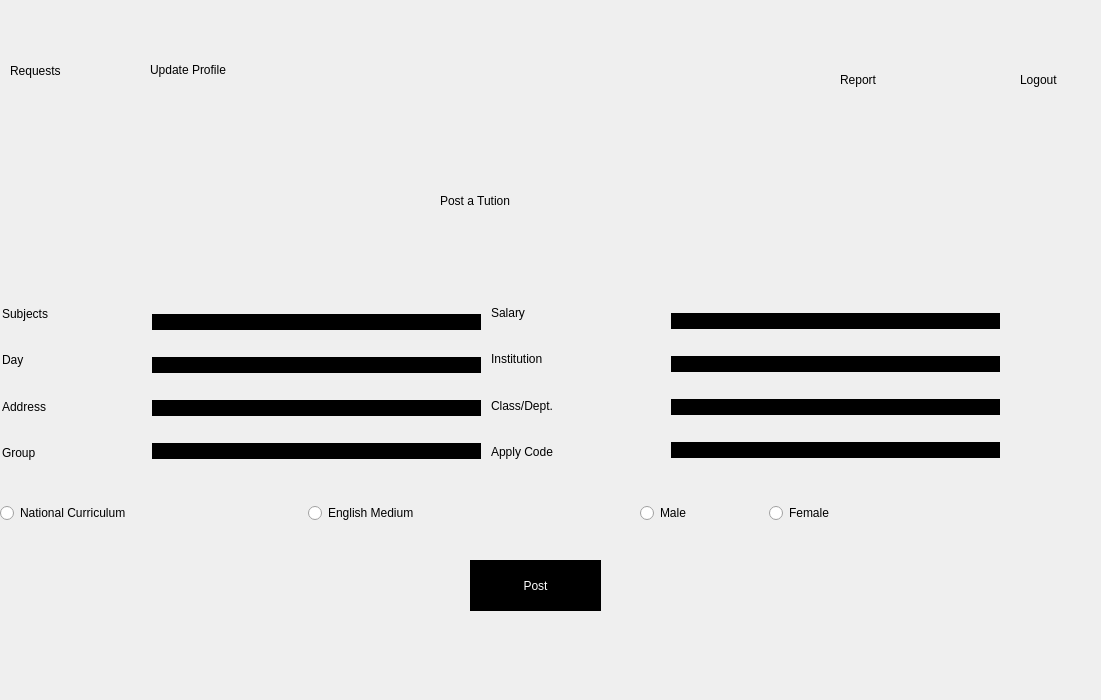
<?xml version="1.0" encoding="UTF-8"?>
<ui version="4.0">
 <class>guardianhome</class>
 <widget class="QDialog" name="guardianhome">
  <property name="geometry">
   <rect>
    <x>0</x>
    <y>0</y>
    <width>1101</width>
    <height>700</height>
   </rect>
  </property>
  <property name="windowTitle">
   <string>Guardian Home</string>
  </property>
  <property name="styleSheet">
   <string notr="true">*{background-image: url(:/img/img/inside.jpg);}
QMessageBox{
    font: 87 10pt &quot;Segoe UI Black&quot;;
}
QPushButton:pressed{
	background-color: rgb(255, 212, 39);
   border-radius:6px;
}</string>
  </property>
  <widget class="QWidget" name="layoutWidget_7">
   <property name="geometry">
    <rect>
     <x>640</x>
     <y>490</y>
     <width>252</width>
     <height>46</height>
    </rect>
   </property>
   <layout class="QHBoxLayout" name="horizontalLayout">
    <item>
     <widget class="QRadioButton" name="radioButton">
      <property name="styleSheet">
       <string notr="true">font: 87 15pt &quot;Segoe UI Black&quot;;</string>
      </property>
      <property name="text">
       <string>Male</string>
      </property>
     </widget>
    </item>
    <item>
     <widget class="QRadioButton" name="radioButton_2">
      <property name="styleSheet">
       <string notr="true">font: 87 15pt &quot;Segoe UI Black&quot;;</string>
      </property>
      <property name="text">
       <string>Female</string>
      </property>
     </widget>
    </item>
   </layout>
  </widget>
  <widget class="QLabel" name="label">
   <property name="geometry">
    <rect>
     <x>440</x>
     <y>170</y>
     <width>211</width>
     <height>61</height>
    </rect>
   </property>
   <property name="styleSheet">
    <string notr="true">font: 87 15pt &quot;Segoe UI Black&quot;;</string>
   </property>
   <property name="text">
    <string>Post a Tution</string>
   </property>
  </widget>
  <widget class="QPushButton" name="pushButton_2">
   <property name="geometry">
    <rect>
     <x>10</x>
     <y>10</y>
     <width>81</width>
     <height>51</height>
    </rect>
   </property>
   <property name="styleSheet">
    <string notr="true">*{image: url(:/img/img/request.png);

border:white}
QPushButton:pressed{
	
	background-color: rgb(182, 11, 42);
   border-radius:6px;
}</string>
   </property>
   <property name="text">
    <string/>
   </property>
  </widget>
  <widget class="QLabel" name="label_2">
   <property name="geometry">
    <rect>
     <x>10</x>
     <y>60</y>
     <width>81</width>
     <height>21</height>
    </rect>
   </property>
   <property name="styleSheet">
    <string notr="true">font: 87 8pt &quot;Segoe UI Black&quot;;</string>
   </property>
   <property name="text">
    <string>Requests</string>
   </property>
  </widget>
  <widget class="QPushButton" name="pushButton_3">
   <property name="geometry">
    <rect>
     <x>140</x>
     <y>0</y>
     <width>131</width>
     <height>61</height>
    </rect>
   </property>
   <property name="styleSheet">
    <string notr="true">*{image: url(:/img/img/update.png);

border:white}
QPushButton:pressed{
	
	background-color: rgb(182, 11, 42);
   border-radius:6px;
}</string>
   </property>
   <property name="text">
    <string/>
   </property>
  </widget>
  <widget class="QLabel" name="label_4">
   <property name="geometry">
    <rect>
     <x>150</x>
     <y>60</y>
     <width>131</width>
     <height>20</height>
    </rect>
   </property>
   <property name="styleSheet">
    <string notr="true">font: 87 8pt &quot;Segoe UI Black&quot;;</string>
   </property>
   <property name="text">
    <string>Update Profile</string>
   </property>
  </widget>
  <widget class="QPushButton" name="pushButton_4">
   <property name="geometry">
    <rect>
     <x>1000</x>
     <y>10</y>
     <width>91</width>
     <height>61</height>
    </rect>
   </property>
   <property name="styleSheet">
    <string notr="true">*{image: url(:/img/img/logout2.png);

border:white}
QPushButton:pressed{
	
	background-color: rgb(182, 11, 42);
   border-radius:6px;
}</string>
   </property>
   <property name="text">
    <string/>
   </property>
  </widget>
  <widget class="QLabel" name="label_5">
   <property name="geometry">
    <rect>
     <x>1020</x>
     <y>70</y>
     <width>69</width>
     <height>20</height>
    </rect>
   </property>
   <property name="styleSheet">
    <string notr="true">font: 87 8pt &quot;Segoe UI Black&quot;;</string>
   </property>
   <property name="text">
    <string>Logout</string>
   </property>
  </widget>
  <widget class="QPushButton" name="pushButton_5">
   <property name="geometry">
    <rect>
     <x>810</x>
     <y>10</y>
     <width>131</width>
     <height>61</height>
    </rect>
   </property>
   <property name="styleSheet">
    <string notr="true">*{image: url(:/img/img/report2.png);

border:white}
QPushButton:pressed{
	
	background-color: rgb(182, 11, 42);
   border-radius:6px;
}</string>
   </property>
   <property name="text">
    <string/>
   </property>
  </widget>
  <widget class="QLabel" name="label_6">
   <property name="geometry">
    <rect>
     <x>840</x>
     <y>70</y>
     <width>69</width>
     <height>20</height>
    </rect>
   </property>
   <property name="styleSheet">
    <string notr="true">font: 87 8pt &quot;Segoe UI Black&quot;;</string>
   </property>
   <property name="text">
    <string>Report</string>
   </property>
  </widget>
  <widget class="QPushButton" name="pushButton_Post">
   <property name="geometry">
    <rect>
     <x>470</x>
     <y>560</y>
     <width>131</width>
     <height>51</height>
    </rect>
   </property>
   <property name="styleSheet">
    <string notr="true">QPushButton
{
background:black;
color:white;
font: 87 13pt &quot;Segoe UI Black&quot;;
border:black;
}

QPushButton:pressed{
	
	background-color: rgb(182, 11, 42);
   border-radius:6px;
}
QPushButton:hover{
	
	background-color: grey;
   border-radius:6px;
}</string>
   </property>
   <property name="text">
    <string>Post</string>
   </property>
  </widget>
  <widget class="QLabel" name="label_icon">
   <property name="geometry">
    <rect>
     <x>440</x>
     <y>0</y>
     <width>201</width>
     <height>111</height>
    </rect>
   </property>
   <property name="text">
    <string/>
   </property>
   <property name="pixmap">
    <pixmap resource="resources.qrc">:/img/img/icon.png</pixmap>
   </property>
  </widget>
  <widget class="QWidget" name="layoutWidget">
   <property name="geometry">
    <rect>
     <x>0</x>
     <y>490</y>
     <width>610</width>
     <height>46</height>
    </rect>
   </property>
   <layout class="QHBoxLayout" name="horizontalLayout_2">
    <item>
     <widget class="QRadioButton" name="radioButton_4">
      <property name="styleSheet">
       <string notr="true">font: 87 15pt &quot;Segoe UI Black&quot;;</string>
      </property>
      <property name="text">
       <string>National Curriculum</string>
      </property>
     </widget>
    </item>
    <item>
     <widget class="QRadioButton" name="radioButton_3">
      <property name="styleSheet">
       <string notr="true">font: 87 15pt &quot;Segoe UI Black&quot;;</string>
      </property>
      <property name="text">
       <string>English Medium</string>
      </property>
     </widget>
    </item>
   </layout>
  </widget>
  <widget class="QWidget" name="layoutWidget">
   <property name="geometry">
    <rect>
     <x>491</x>
     <y>292</y>
     <width>172</width>
     <height>180</height>
    </rect>
   </property>
   <layout class="QVBoxLayout" name="verticalLayout_2">
    <item>
     <widget class="QLabel" name="label_sal">
      <property name="styleSheet">
       <string notr="true">font: 87 15pt &quot;Segoe UI Black&quot;;</string>
      </property>
      <property name="text">
       <string>Salary</string>
      </property>
     </widget>
    </item>
    <item>
     <widget class="QLabel" name="label_gins">
      <property name="styleSheet">
       <string notr="true">font: 87 15pt &quot;Segoe UI Black&quot;;</string>
      </property>
      <property name="text">
       <string>Institution</string>
      </property>
     </widget>
    </item>
    <item>
     <widget class="QLabel" name="label_gclass">
      <property name="styleSheet">
       <string notr="true">font: 87 15pt &quot;Segoe UI Black&quot;;</string>
      </property>
      <property name="text">
       <string>Class/Dept.</string>
      </property>
     </widget>
    </item>
    <item>
     <widget class="QLabel" name="label_use_2">
      <property name="styleSheet">
       <string notr="true">font: 87 15pt &quot;Segoe UI Black&quot;;</string>
      </property>
      <property name="text">
       <string>Apply Code</string>
      </property>
     </widget>
    </item>
   </layout>
  </widget>
  <widget class="QWidget" name="layoutWidget">
   <property name="geometry">
    <rect>
     <x>2</x>
     <y>293</y>
     <width>126</width>
     <height>180</height>
    </rect>
   </property>
   <layout class="QVBoxLayout" name="verticalLayout">
    <item>
     <widget class="QLabel" name="label_sub">
      <property name="styleSheet">
       <string notr="true">font: 87 15pt &quot;Segoe UI Black&quot;;</string>
      </property>
      <property name="text">
       <string>Subjects</string>
      </property>
     </widget>
    </item>
    <item>
     <widget class="QLabel" name="label_day">
      <property name="styleSheet">
       <string notr="true">font: 87 15pt &quot;Segoe UI Black&quot;;</string>
      </property>
      <property name="text">
       <string>Day</string>
      </property>
     </widget>
    </item>
    <item>
     <widget class="QLabel" name="label_addr">
      <property name="styleSheet">
       <string notr="true">font: 87 15pt &quot;Segoe UI Black&quot;;</string>
      </property>
      <property name="text">
       <string>Address</string>
      </property>
     </widget>
    </item>
    <item>
     <widget class="QLabel" name="label_ggroup">
      <property name="styleSheet">
       <string notr="true">font: 87 15pt &quot;Segoe UI Black&quot;;</string>
      </property>
      <property name="text">
       <string>Group</string>
      </property>
     </widget>
    </item>
   </layout>
  </widget>
  <widget class="QWidget" name="layoutWidget">
   <property name="geometry">
    <rect>
     <x>152</x>
     <y>293</y>
     <width>329</width>
     <height>188</height>
    </rect>
   </property>
   <layout class="QVBoxLayout" name="verticalLayout_3">
    <item>
     <widget class="QLineEdit" name="lineEdit_sub">
      <property name="styleSheet">
       <string notr="true">*{
background:black;
color:white;
font: 87 15pt &quot;Segoe UI Black&quot;;
border:black;
}</string>
      </property>
     </widget>
    </item>
    <item>
     <widget class="QLineEdit" name="lineEdit_day">
      <property name="styleSheet">
       <string notr="true">*{
background:black;
color:white;
font: 87 15pt &quot;Segoe UI Black&quot;;
border:black;
}
</string>
      </property>
     </widget>
    </item>
    <item>
     <widget class="QLineEdit" name="lineEdit_addr">
      <property name="styleSheet">
       <string notr="true">*{
background:black;
color:white;
font: 87 15pt &quot;Segoe UI Black&quot;;
border:black;
}</string>
      </property>
     </widget>
    </item>
    <item>
     <widget class="QLineEdit" name="lineEdit_ggroup">
      <property name="styleSheet">
       <string notr="true">*{
background:black;
color:white;
font: 87 15pt &quot;Segoe UI Black&quot;;
border:black;
}</string>
      </property>
     </widget>
    </item>
   </layout>
  </widget>
  <widget class="QWidget" name="layoutWidget">
   <property name="geometry">
    <rect>
     <x>671</x>
     <y>292</y>
     <width>329</width>
     <height>188</height>
    </rect>
   </property>
   <layout class="QVBoxLayout" name="verticalLayout_4">
    <item>
     <widget class="QLineEdit" name="lineEdit_sal">
      <property name="styleSheet">
       <string notr="true">*{
background:black;
color:white;
font: 87 15pt &quot;Segoe UI Black&quot;;
border:black;
}</string>
      </property>
     </widget>
    </item>
    <item>
     <widget class="QLineEdit" name="lineEdit_gins">
      <property name="styleSheet">
       <string notr="true">*{
background:black;
color:white;
font: 87 15pt &quot;Segoe UI Black&quot;;
border:black;
}</string>
      </property>
     </widget>
    </item>
    <item>
     <widget class="QLineEdit" name="lineEdit_gclass">
      <property name="styleSheet">
       <string notr="true">*{
background:black;
color:white;
font: 87 15pt &quot;Segoe UI Black&quot;;
border:black;
}</string>
      </property>
     </widget>
    </item>
    <item>
     <widget class="QLineEdit" name="lineEdit_apc">
      <property name="styleSheet">
       <string notr="true">*{
background:black;
color:white;
font: 87 15pt &quot;Segoe UI Black&quot;;
border:black;
}</string>
      </property>
     </widget>
    </item>
   </layout>
  </widget>
 </widget>
 <resources>
  <include location="resources.qrc"/>
 </resources>
 <connections/>
</ui>
